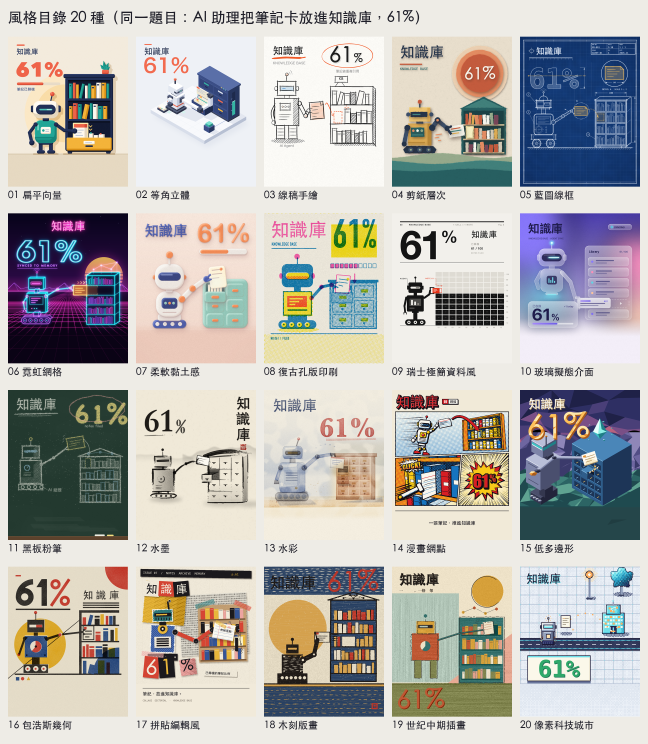
#> input picture references/style-catalog/overview.png, 1944 x 2230 px (shown at 1/3 size)
$ python -i sample.py   (imports and definitions only)
#> lines starting #> are read from the running program, lines starting #| are printed output that depends on the picture; after the words box and inside, x2 and y2 are one past the last pixel; in counts of white or black regions, pixels touching at a corner belong together
"""glass-ui sample frame (glassmorphism: frosted translucent UI layers over blurred colour light).
Subject: a floating glass robot slides note card #61 into a knowledge-base panel; widget shows 61%.
Technique encoded as helpers:
  - Light field: vertical base gradient + 4 colour blobs drawn at 1/4 size, blurred, upscaled
  - glass(): drop shadow -> backdrop blur of what is already behind -> white veil -> top sheen
             -> 1.5px rim lit from top-left (bright) to bottom-right (faint). Order matters.
  - Depth = blur radius + veil opacity: far layers blur less and are more transparent,
            the foreground card is the most opaque
  - One accent gradient (violet) for progress / selection; one status light (cyan) for the machine
  - Agent: robot made of glass parts (head, visor with scan light, torso, arm tubes), hovers; no face
Master lessons applied: Turrell (light is the material: horizon-free luminous field, no outlines, light leaking from an aperture, 3 hues),
  Rams (as little design as possible: no chip, no rainbow dots, 2 corner radii only, one status light, shared axis/grid).
Deterministic, PIL only. Writes sample.png (1080x1350) next to this file.
"""
import os, random
from PIL import Image, ImageDraw, ImageFilter, ImageFont, ImageChops

W, H, SS = 1080, 1350, 4          # SS = supersample factor for anti-aliased masks
HERE = os.path.dirname(os.path.abspath(__file__))

# ---- palette (must match style.md) ---------------------------------------------------------
BG_TOP  = (76, 62, 176)     # #4C3EB0  deep violet sky (top)
BG_MID  = (184, 168, 236)   # #B8A8EC  lavender
BG_BOT  = (243, 238, 248)   # #F3EEF8  calm bottom (subtitle zone)
BLOB_V  = (139, 123, 255)   # #8B7BFF  violet light
BLOB_P  = (255, 143, 184)   # #FF8FB8  pink light
BLOB_C  = (94, 214, 230)    # #5ED6E6  cyan light
BLOB_O  = (255, 197, 158)   # #FFC59E  peach light
INK     = (30, 27, 75)      # #1E1B4B  text, visor
INK2    = (74, 70, 128)     # #4A4680  secondary text, list lines
ACC_A   = (108, 92, 231)    # #6C5CE7  accent gradient start
ACC_B   = (167, 139, 250)   # #A78BFA  accent gradient end
LIGHT   = (125, 249, 255)   # #7DF9FF  machine status light (visor scan, antenna, thruster)
WHITE   = (255, 255, 255)

# ---- fonts ---------------------------------------------------------------------------------
def sf(size, weight=b'Semibold'):
    f = ImageFont.truetype('/System/Library/Fonts/SFNS.ttf', size)
    f.set_variation_by_name(weight); return f
def hei(size, w6=True):
    return ImageFont.truetype('/System/Library/Fonts/Hiragino Sans GB.ttc', size, index=2 if w6 else 0)

# [9 lines left out: function check_glyphs, not called in this run]

# ---- light field ---------------------------------------------------------------------------
def lerp(a, b, t): return tuple(int(a[i] + (b[i] - a[i]) * t) for i in range(3))
def background():
    bg = Image.new('RGB', (W, H)); d = ImageDraw.Draw(bg)
#> after `bg = Image.new('RGB', (W, H))`: bg: PIL image 1080x1350 RGB; every value is 0
    for y in range(H):
        t = y / H
        c = lerp(BG_TOP, BG_MID, t / 0.55) if t < 0.55 else lerp(BG_MID, BG_BOT, min(1, (t - 0.55) / 0.25))
        d.line([(0, y), (W, y)], fill=c)
    q = Image.new('RGBA', (W // 4, H // 4), (0, 0, 0, 0)); qd = ImageDraw.Draw(q)
#> after `q = Image.new('RGBA', (W // 4, H // 4), (0, 0, 0, 0))`: q: PIL image 270x337 RGBA; every value is 0
    for x, y, r, c, a in [(40, 60, 80, BLOB_V, 235), (250, 130, 80, BLOB_P, 215),
                          (60, 200, 60, BLOB_C, 190)]:
        qd.ellipse([x - r, y - r, x + r, y + r], fill=c + (a,))
    q = q.filter(ImageFilter.GaussianBlur(30)).resize((W, H), Image.BICUBIC)
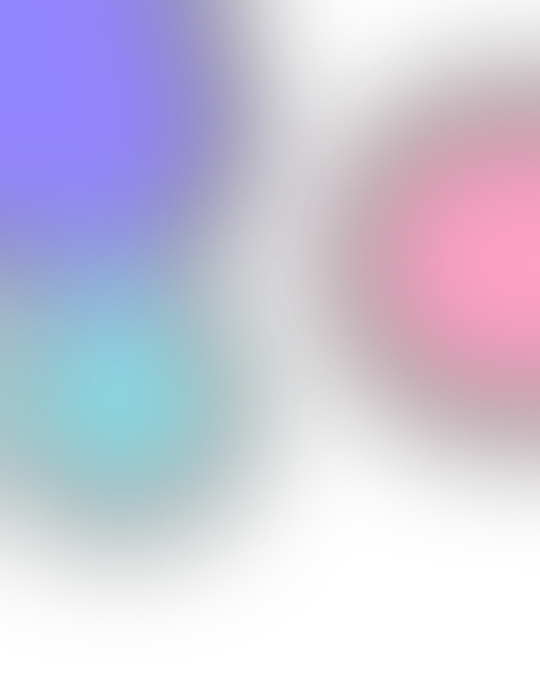
#> q: PIL image 1080x1350 RGBA (shown at 1/2 size); mean R, G, B, A 70.4, 65.9, 95.3, 92.5; transparent parts drawn white
    bg = Image.alpha_composite(bg.convert('RGBA'), q)
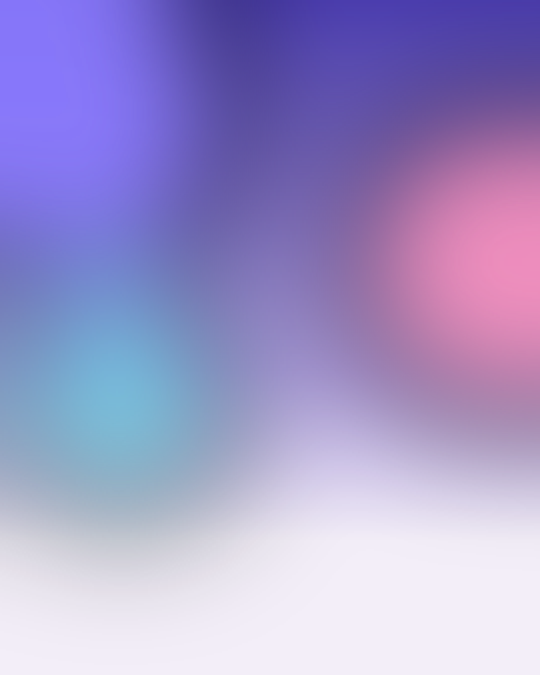
#> bg: PIL image 1080x1350 RGBA (shown at 1/2 size); mean R, G, B, A 161.4, 150.7, 203.3, 255
    # calm bottom 22%: fade everything back to BG_BOT
    fade = Image.new('L', (1, H), 0)
    for y in range(H):
        fade.putpixel((0, y), int(255 * max(0, min(1, (y - 0.70 * H) / (0.12 * H)))))
    return Image.composite(Image.new('RGBA', (W, H), BG_BOT + (255,)), bg, fade.resize((W, H)))
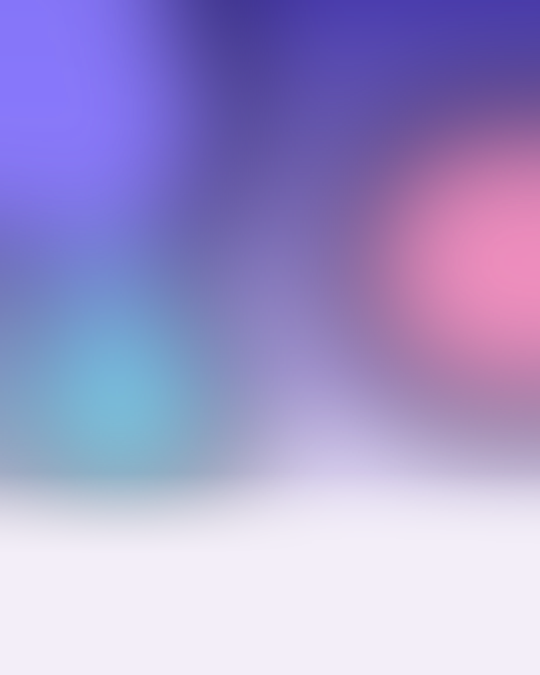
#> returned value: PIL image 1080x1350 RGBA (shown at 1/2 size); mean R, G, B, A 163.9, 152.9, 205.4, 255

def grain(im, amt=6):
    """Deterministic film grain (+-amt) from a seeded 128px tile; keeps glass from looking plastic."""
    rnd = random.Random(11)
    tile = Image.new('L', (128, 128)); tile.putdata([128 + rnd.randint(-amt, amt) for _ in range(128 * 128)])
    n = Image.new('L', (W, H))
    for x in range(0, W, 128):
        for y in range(0, H, 128): n.paste(tile, (x, y))
    n = Image.merge('RGB', (n, n, n))
    return ImageChops.add(im.convert('RGB'), n, 1, -128).convert('RGBA')

# ---- masks (drawn at SS x, downsampled = anti-aliased) ------------------------------------
def mask_from(draw_fn):
    m = Image.new('L', (W * SS, H * SS), 0); draw_fn(ImageDraw.Draw(m), SS)
    return m.resize((W, H), Image.LANCZOS)
def rr(box, r):
    return mask_from(lambda d, s: d.rounded_rectangle([v * s for v in box], radius=r * s, fill=255))
#> in mask_from, `m = Image.new('L', (W * SS, H * SS), 0)`: m: PIL image 4320x5400 L; every value is 0
#> in mask_from, `draw_fn(ImageDraw.Draw(m), SS)`:
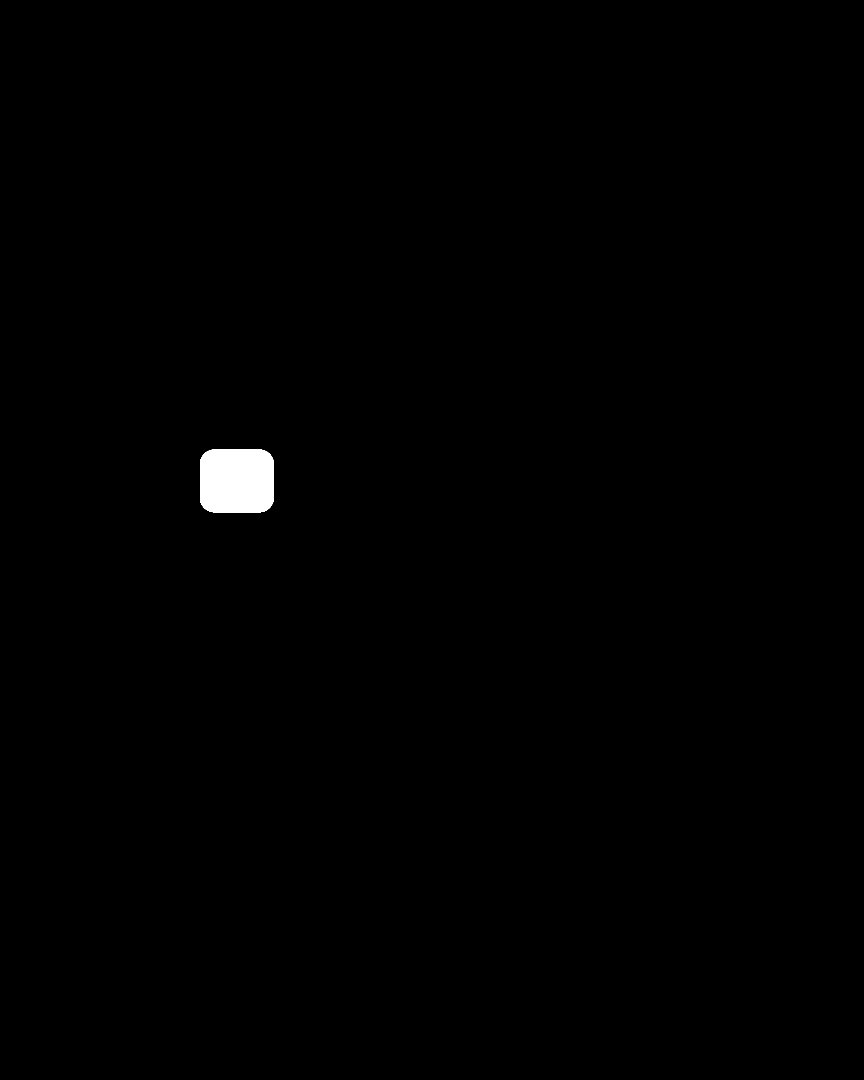
#> m: PIL image 4320x5400 L (shown at 1/5 size); 0.48% white; 1 white region, box (x1, y1, x2, y2) and area: (1000, 2248, 1369, 2561) 110965
# [46 lines left out: functions tube, gradient_rim, glass, glow, not called in this run]

def solid(scene, mask, color, alpha=1.0):
    scene.alpha_composite(Image.merge('RGBA', (*Image.new('RGB', (W, H), color).split(),
                                               mask.point(lambda v: int(v * alpha)))))

# [12 lines left out: functions hgrad, text, not called in this run]

# =============================================================================================
scene = background()

# 1. Heading: large, dark, sits directly on the light field (not in a card)
# [2 lines not run here, left out]

# 2. Knowledge-base panel (far layer: big, light blur), with 6 rows; row 3 is the empty slot
PX0, PY0, PX1, PY1 = 584, 292, 1008, 960
# [3 lines not run here, left out]
ROW_H, ROW_G = 78, 16
dots = [INK2, INK2, None, INK2, INK2, INK2]   # one quiet dot colour: the list is not decoration
# [20 lines not run here, left out]
# 3. Robot (mid layer). Hovering glass machine: antenna, head with visor, torso, arms, thruster.
RX = 296                                                         # robot axis = centre of the number card below (shared axis)
# [4 lines not run here, left out]
# torso
TOR = (RX - 100, 498, RX + 100, 706)
# [1 line not run here, left out]
core = rr((RX - 46, 562, RX + 46, 640), 18)
# [4 lines not run here, left out]
HEAD = (RX - 118, 318, RX + 118, 476)
# [1 line not run here, left out]
VIS = (RX - 90, 364, RX + 90, 432)
# [10 lines not run here, left out]

# 4. Note card: slides INTO the slot. The card is drawn first (sharp, violet-tinted), then the slot's
#    front glass pane is laid over it: the part inside the slot is seen blurred and dimmed through
#    frosted glass (occlusion = it is inside), the part outside stays sharp.
CW_, CH_ = 300, 70
# [1 line that did not run here, left out]
# [1 line that did not run here, left out]
# [1 line not run here, left out]
# [1 line that did not run here, left out]
# [11 lines not run here, left out]
# slot hint arrow inside the empty slot (points in the direction the card travels)
# [1 line that did not run here, left out]
# [1 line not run here, left out]


# 5. Big-number widget (front-left)
WG = (72, 792, 520, 1030)
# [3 lines not run here, left out]
# [1 line that did not run here, left out]
# [1 line not run here, left out]
bar = (WG[0] + 40, WG[1] + 194, WG[2] - 40, WG[1] + 208)
# [1 line not run here, left out]
fill_x = bar[0] + (bar[2] - bar[0]) * 0.61
# [2 lines not run here, left out]

# 6. Subtitle zone (y > 1053) stays empty light field.
scene = grain(scene)
#> in grain, `tile = Image.new('L', (128, 128))`: tile: PIL image 128x128 L; every value is 0
#> in grain, `tile.putdata([128 + rnd.randint(-amt, amt) for _ in range(128 * 128)])`:
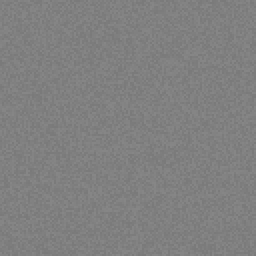
#> tile: PIL image 128x128 L (shown 2 times larger); min 122, max 134, mean 128
#> in grain, `n = Image.new('L', (W, H))`: n: PIL image 1080x1350 L; every value is 0
#> after the loop in grain, `for x in range(0, W, 128):`:
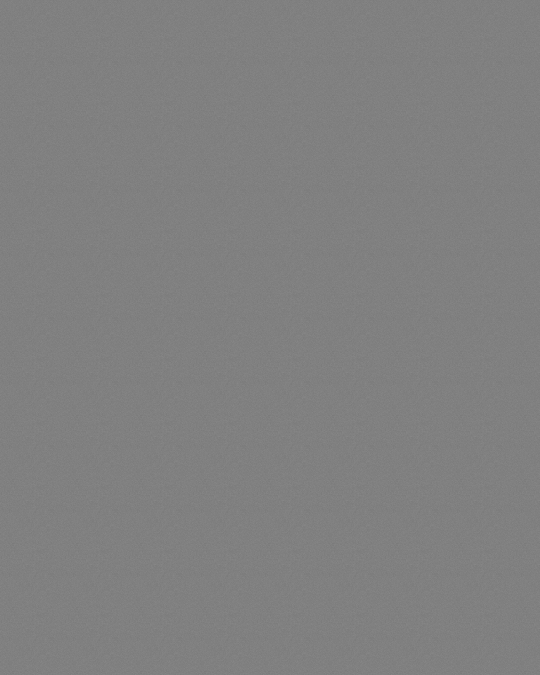
#> n: PIL image 1080x1350 L (shown at 1/2 size); min 122, max 134, mean 128
# [1 line not run here, left out]

>>> from PIL import Image
>>> picture = Image.open('../overview.png')
#> picture is the input picture: PIL image 1944x2230 RGB; mean R, G, B 181.9, 179.7, 176.6
>>> result = grain(picture)
#> call 2 of grain, with amt = 6
#> in grain (call 2), `return ImageChops.add(im.convert('RGB'), n, 1, -128).convert('RGBA')`:
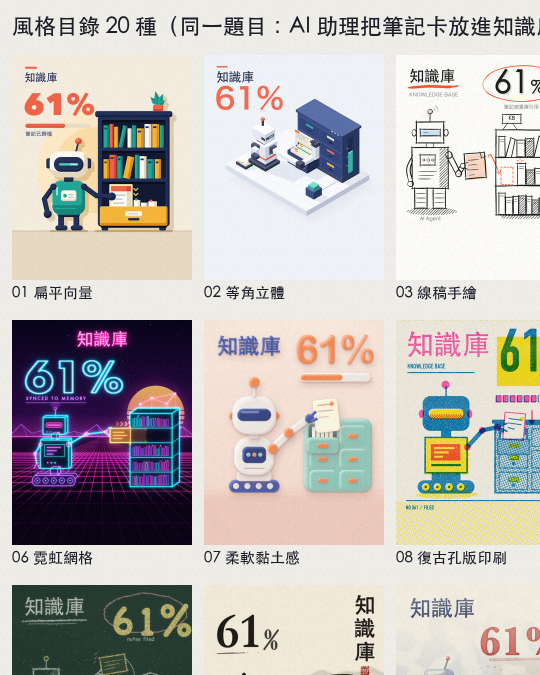
#> returned value: PIL image 1080x1350 RGBA (shown at 1/2 size); mean R, G, B, A 192.7, 188, 184.5, 255

$ run again, on references/style-catalog/refined_compare.png
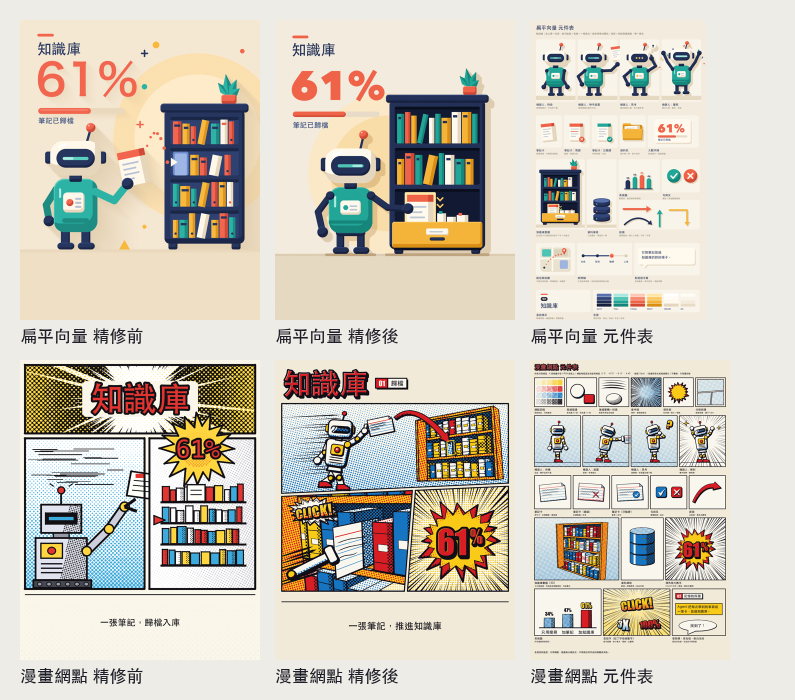
#> input picture references/style-catalog/refined_compare.png, 1590 x 1400 px (shown at 1/2 size)
#> m: PIL image 4320x5400 L; every value is 0
#> m: PIL image 4320x5400 L; 0.48% white; 1 white region, box (x1, y1, x2, y2) and area: (1000, 2248, 1369, 2561) 110965
#> tile: PIL image 128x128 L; every value is 0
#> picture is the input picture: PIL image 1590x1400 RGB; mean R, G, B 208.8, 202.2, 189.5
#> in grain (call 2), `return ImageChops.add(im.convert('RGB'), n, 1, -128).convert('RGBA')`:
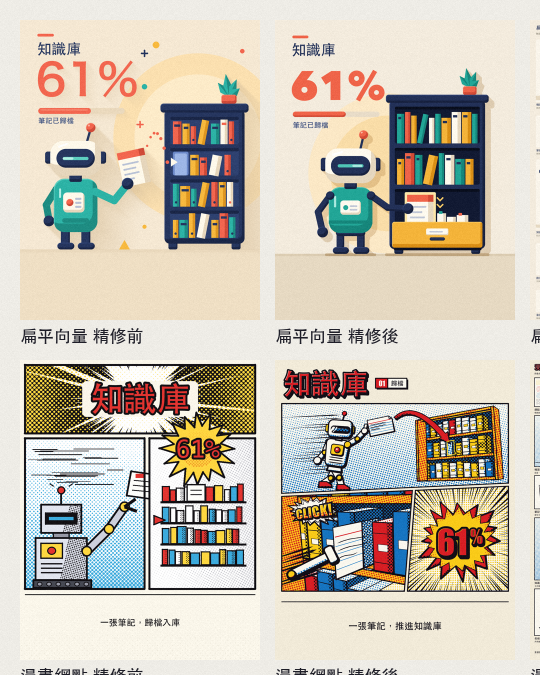
#> returned value: PIL image 1080x1350 RGBA (shown at 1/2 size); mean R, G, B, A 202.3, 194.3, 179.7, 255
